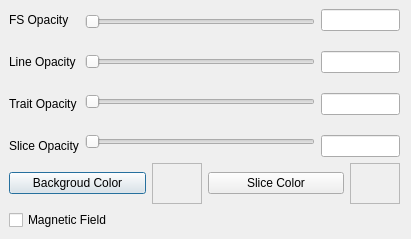
<?xml version="1.0" encoding="UTF-8"?>
<ui version="4.0">
 <class>More</class>
 <widget class="QDialog" name="More">
  <property name="geometry">
   <rect>
    <x>0</x>
    <y>0</y>
    <width>411</width>
    <height>239</height>
   </rect>
  </property>
  <property name="minimumSize">
   <size>
    <width>320</width>
    <height>230</height>
   </size>
  </property>
  <property name="windowTitle">
   <string>More</string>
  </property>
  <property name="sizeGripEnabled">
   <bool>false</bool>
  </property>
  <widget class="QWidget" name="layoutWidget">
   <property name="geometry">
    <rect>
     <x>9</x>
     <y>9</y>
     <width>391</width>
     <height>221</height>
    </rect>
   </property>
   <layout class="QGridLayout" name="gridLayout">
    <item row="0" column="0">
     <layout class="QHBoxLayout" name="opacity_layout">
      <item>
       <layout class="QVBoxLayout" name="opacity_label_layout">
        <property name="spacing">
         <number>20</number>
        </property>
        <item>
         <widget class="QLabel" name="fs_opacity_label">
          <property name="text">
           <string>FS Opacity</string>
          </property>
         </widget>
        </item>
        <item>
         <widget class="QLabel" name="line_opacity_label">
          <property name="text">
           <string>Line Opacity</string>
          </property>
         </widget>
        </item>
        <item>
         <widget class="QLabel" name="trait_opacity_label">
          <property name="text">
           <string>Trait Opacity</string>
          </property>
         </widget>
        </item>
        <item>
         <widget class="QLabel" name="slice_opacity_label">
          <property name="text">
           <string>Slice Opacity</string>
          </property>
         </widget>
        </item>
       </layout>
      </item>
      <item>
       <layout class="QVBoxLayout" name="opacity_slider_layout">
        <property name="spacing">
         <number>20</number>
        </property>
        <item>
         <widget class="QSlider" name="fs_opacity_slider">
          <property name="minimumSize">
           <size>
            <width>230</width>
            <height>0</height>
           </size>
          </property>
          <property name="maximum">
           <number>10</number>
          </property>
          <property name="orientation">
           <enum>Qt::Horizontal</enum>
          </property>
         </widget>
        </item>
        <item>
         <widget class="QSlider" name="line_opacity_slider">
          <property name="minimumSize">
           <size>
            <width>170</width>
            <height>0</height>
           </size>
          </property>
          <property name="maximum">
           <number>10</number>
          </property>
          <property name="orientation">
           <enum>Qt::Horizontal</enum>
          </property>
         </widget>
        </item>
        <item>
         <widget class="QSlider" name="trait_opacity_slider">
          <property name="maximum">
           <number>10</number>
          </property>
          <property name="orientation">
           <enum>Qt::Horizontal</enum>
          </property>
         </widget>
        </item>
        <item>
         <widget class="QSlider" name="slice_opacity_slider">
          <property name="maximum">
           <number>10</number>
          </property>
          <property name="orientation">
           <enum>Qt::Horizontal</enum>
          </property>
         </widget>
        </item>
       </layout>
      </item>
      <item>
       <layout class="QVBoxLayout" name="opacity_line_layout">
        <property name="spacing">
         <number>20</number>
        </property>
        <item>
         <widget class="QLineEdit" name="fs_opacity_line"/>
        </item>
        <item>
         <widget class="QLineEdit" name="line_opacity_line"/>
        </item>
        <item>
         <widget class="QLineEdit" name="trait_opacity_line"/>
        </item>
        <item>
         <widget class="QLineEdit" name="slice_opacity_line"/>
        </item>
       </layout>
      </item>
     </layout>
    </item>
    <item row="1" column="0">
     <layout class="QHBoxLayout" name="color_layout">
      <item>
       <layout class="QHBoxLayout" name="backgroud_color_layout">
        <item>
         <widget class="QPushButton" name="background_button">
          <property name="text">
           <string>Backgroud Color</string>
          </property>
         </widget>
        </item>
        <item>
         <widget class="QFrame" name="background_color_frame">
          <property name="minimumSize">
           <size>
            <width>50</width>
            <height>0</height>
           </size>
          </property>
          <property name="maximumSize">
           <size>
            <width>50</width>
            <height>16777215</height>
           </size>
          </property>
          <property name="frameShape">
           <enum>QFrame::StyledPanel</enum>
          </property>
          <property name="frameShadow">
           <enum>QFrame::Raised</enum>
          </property>
         </widget>
        </item>
       </layout>
      </item>
      <item>
       <layout class="QHBoxLayout" name="slice_color_layout">
        <property name="spacing">
         <number>6</number>
        </property>
        <item>
         <widget class="QPushButton" name="slice_color_button">
          <property name="text">
           <string>Slice Color</string>
          </property>
         </widget>
        </item>
        <item>
         <widget class="QFrame" name="slice_color_frame">
          <property name="minimumSize">
           <size>
            <width>50</width>
            <height>0</height>
           </size>
          </property>
          <property name="maximumSize">
           <size>
            <width>50</width>
            <height>16777215</height>
           </size>
          </property>
          <property name="frameShape">
           <enum>QFrame::StyledPanel</enum>
          </property>
          <property name="frameShadow">
           <enum>QFrame::Raised</enum>
          </property>
         </widget>
        </item>
       </layout>
      </item>
     </layout>
    </item>
    <item row="2" column="0">
     <widget class="QCheckBox" name="magnetic_field_checkbox">
      <property name="text">
       <string>Magnetic Field</string>
      </property>
     </widget>
    </item>
   </layout>
  </widget>
 </widget>
 <resources/>
 <connections/>
</ui>
